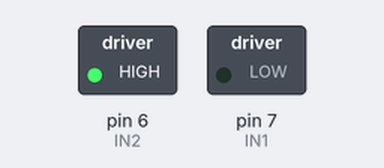
Recording of a sketch running on a simulated Arduino Uno, built with avr-gcc and run on an emulated ATmega328P. Shown: switched loads named in the sketch (green lamp = pin HIGH).

Above: at 2.5 s.
At 5.5 s:
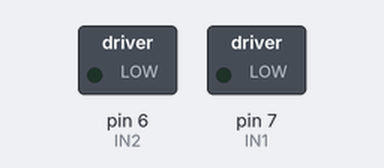
At 8.5 s:
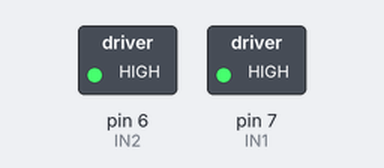
Timing chart, 0 to 15.6 s (numbered marks = the images above):
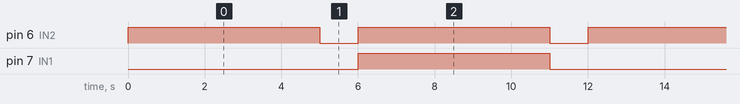

Measured:
- by itself, pin 6 (IN2): alternates HIGH for 5.0 s and LOW for 1.0 s
- by itself, pin 7 (IN1): alternates HIGH for 5.0 s and LOW for 7.0 s
- by itself, everything shown: repeats every 12.0 s, in 4 steps

The sketch:

TestMot.ino
```cpp
// Тестировалось на Arduino IDE 1.0.5
int IN1 = 7; // Input1 подключен к выводу 5
int IN2 = 6;
int ENB = 6;

void setup() {
  // put your setup code here, to run once:
  pinMode (ENB, OUTPUT);
  pinMode (IN1, OUTPUT);
  pinMode (IN2, OUTPUT);
}
void RunMotor(int Speed) {
  if (Speed > 0) {
    digitalWrite(IN1, LOW);
    digitalWrite(IN2, HIGH);
    analogWrite( ENB, Speed);
  } else if (Speed < 0 ) {
    digitalWrite(IN2, LOW);
    digitalWrite(IN1, HIGH);
    analogWrite( ENB, -Speed);
  } else {
    digitalWrite(IN2, LOW);
    digitalWrite(IN1, LOW);
    analogWrite( ENB, 0);
  }

}
void loop() {
  // put your main code here, to run repeatedly:
RunMotor(255);
delay(5000);
RunMotor(0);
delay(1000);
RunMotor(-255);
delay(5000);
RunMotor(0);
delay(1000);
}
```
